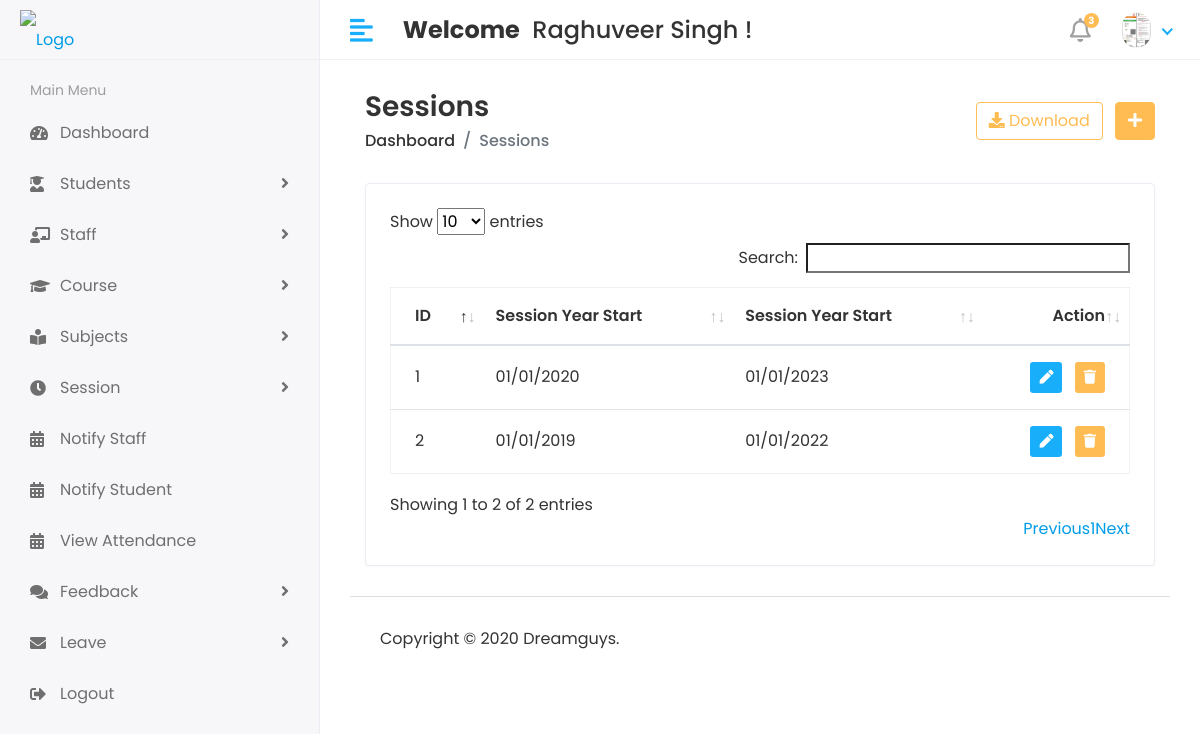
The app's page /Hod/Session/View (signed in), older data.
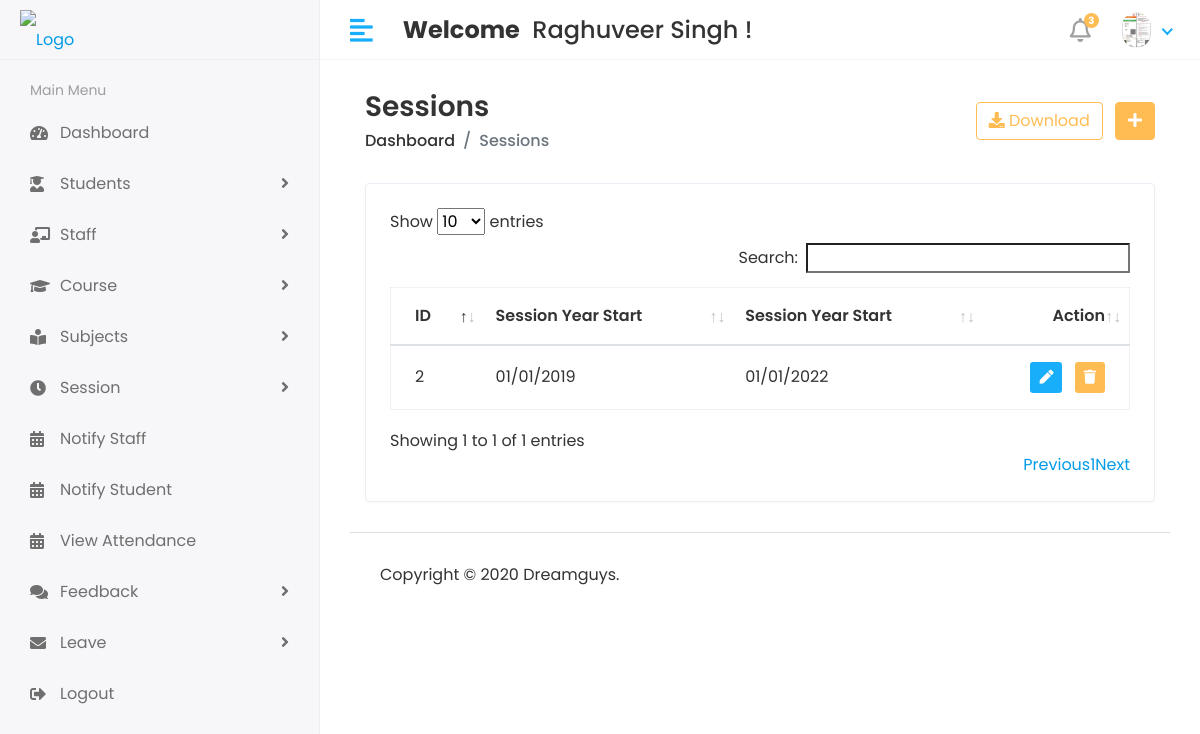
The same page, newer data.
### cmsapp/models.py (models this page shows, shortened)
class Session_Year(models.Model):
    session_start = models.CharField(max_length=100)
    session_end = models.CharField(max_length=100)

### college_management_system/HOD_views.py (the view)
# urls.py: path('Hod/Session/View',HOD_views.VIEW_SESSION,name='view_session'),
def VIEW_SESSION(request):
    session = Session_Year.objects.all()
    context = {
        'session' : session,
    }
    return render(request, 'HOD/view_session.html',context)

### templates/HOD/view_session.html (shortened to what this page needs)
{% extends 'base.html' %}
{% block content %}
<div class="content container-fluid">
               <div class="page-header">
                  <div class="row align-items-center">
                     <div class="col">
                        <h3 class="page-title">Sessions</h3>
                        <ul class="breadcrumb">
                           <li class="breadcrumb-item"><a href="index.html">Dashboard</a></li>
                           <li class="breadcrumb-item active">Sessions</li>
                        </ul>
                     </div>
                     <div class="col-auto text-right float-right ml-auto">
                        <a href="#" class="btn btn-outline-primary mr-2"><i class="fas fa-download"></i> Download</a>
                        <a href="add-student.html" class="btn btn-primary"><i class="fas fa-plus"></i></a>
                     </div>
                  </div>
               </div>
               <div class="row">
                  <div class="col-sm-12">
                     <div class="card card-table">
                        <div class="card-body">
                           <div class="table-responsive">
                              <table id="table_id" class="table table-hover table-center mb-0 ">
                                 <thead>
                                    <tr>
                                       <th>ID</th>
                                       <th>Session Year Start</th>
                                        <th>Session Year Start</th>
                                       <th class="text-right">Action</th>
                                    </tr>
                                 </thead>
                                 <tbody>
                                 {% for i in session %}
                                    <tr>
                                       <td>{{i.id}}</td>
                                       <td>{{i.session_start}}</td>
                                       <td>{{i.session_end}}</td>
                                       <td class="text-right">
                                          <div class="actions">
                                             <a href="{% url 'edit_session' i.id %}" class="btn btn-sm bg-success-light mr-2">
                                             <i class="fas fa-pen"></i>
                                             </a>
                                             <a href="{% url 'delete_session' i.id %}" class="btn btn-sm bg-danger-light">
                                             <i class="fas fa-trash"></i>
                                             </a>
                                          </div>
                                       </td>
                                    </tr>
                                    {% endfor %}
                                 </tbody>
                              </table>
                           </div>
                        </div>
                     </div>
                  </div>
               </div>
            </div>
{% endblock %}

Row changes from the older to the newer data that the page shows:
removed Session_Year: id "1", session_start "01/01/2020", session_end "01/01/2023"
Text that changed along with them:
text written by a page script: "Show entries Search: Showing 1 to 2 of 2 entries Previous 1 Next" → "Show entries Search: Showing 1 to 1 of 1 entries Previous 1 Next"
